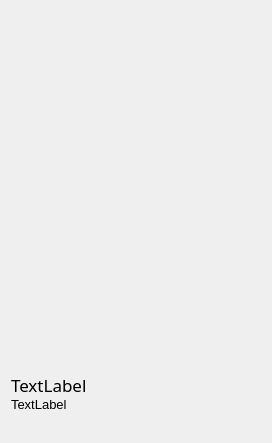
<?xml version="1.0" encoding="UTF-8"?>
<ui version="4.0">
 <class>AnimeColumn</class>
 <widget class="QWidget" name="AnimeColumn">
  <property name="geometry">
   <rect>
    <x>0</x>
    <y>0</y>
    <width>268</width>
    <height>443</height>
   </rect>
  </property>
  <property name="windowTitle">
   <string>Form</string>
  </property>
  <layout class="QHBoxLayout" name="horizontalLayout">
   <item>
    <widget class="QFrame" name="animeCol">
     <property name="sizePolicy">
      <sizepolicy hsizetype="Fixed" vsizetype="Preferred">
       <horstretch>0</horstretch>
       <verstretch>0</verstretch>
      </sizepolicy>
     </property>
     <layout class="QVBoxLayout" name="verticalLayout_7">
      <property name="spacing">
       <number>0</number>
      </property>
      <property name="leftMargin">
       <number>0</number>
      </property>
      <property name="topMargin">
       <number>0</number>
      </property>
      <property name="rightMargin">
       <number>0</number>
      </property>
      <property name="bottomMargin">
       <number>0</number>
      </property>
      <item>
       <widget class="QLabel" name="animeView">
        <property name="sizePolicy">
         <sizepolicy hsizetype="Preferred" vsizetype="Preferred">
          <horstretch>0</horstretch>
          <verstretch>0</verstretch>
         </sizepolicy>
        </property>
        <property name="minimumSize">
         <size>
          <width>250</width>
          <height>350</height>
         </size>
        </property>
        <property name="maximumSize">
         <size>
          <width>250</width>
          <height>350</height>
         </size>
        </property>
        <property name="text">
         <string/>
        </property>
        <property name="scaledContents">
         <bool>true</bool>
        </property>
        <property name="alignment">
         <set>Qt::AlignJustify|Qt::AlignTop</set>
        </property>
       </widget>
      </item>
      <item>
       <widget class="QLabel" name="animeTitle">
        <property name="maximumSize">
         <size>
          <width>16777215</width>
          <height>100</height>
         </size>
        </property>
        <property name="font">
         <font>
          <family>Soliden Trial Light Cond</family>
          <pointsize>13</pointsize>
         </font>
        </property>
        <property name="text">
         <string>TextLabel</string>
        </property>
        <property name="alignment">
         <set>Qt::AlignBottom|Qt::AlignLeading|Qt::AlignLeft</set>
        </property>
        <property name="wordWrap">
         <bool>true</bool>
        </property>
       </widget>
      </item>
      <item>
       <widget class="QLabel" name="animeInfo">
        <property name="font">
         <font>
          <pointsize>10</pointsize>
         </font>
        </property>
        <property name="text">
         <string>TextLabel</string>
        </property>
        <property name="scaledContents">
         <bool>false</bool>
        </property>
        <property name="alignment">
         <set>Qt::AlignLeading|Qt::AlignLeft|Qt::AlignTop</set>
        </property>
       </widget>
      </item>
     </layout>
    </widget>
   </item>
  </layout>
 </widget>
 <resources/>
 <connections/>
</ui>
